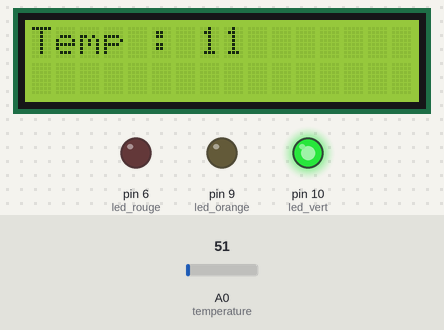
The sketch below on a simulated Arduino Uno, built with avr-gcc and run on an emulated ATmega328P. Shown: 16×2 character LCD, output pins drawn as LEDs (lit = HIGH). Inputs (shaded band) come from the test bench; at power-on: A0 (temperature) = 51. What the sketch prints to the serial monitor is not drawn.

Above: at 1.2 s.
1.3 s: A0 (temperature) set to 68
At 2.6 s:
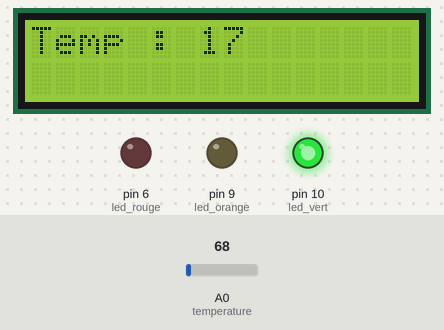
3.0 s: A0 (temperature) set to 84
At 4.2 s:
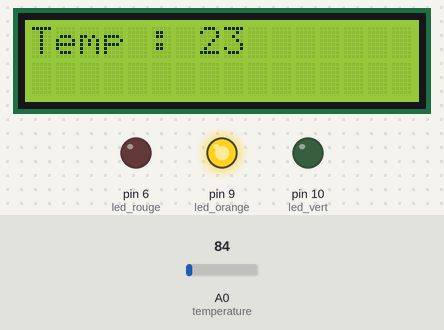
4.5 s: A0 (temperature) set to 15
At 5.7 s:
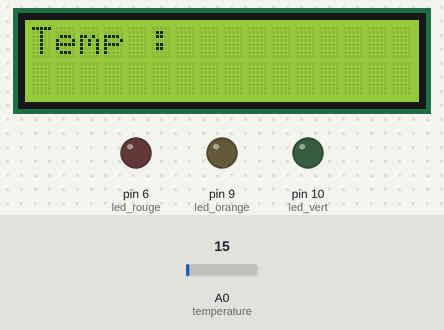
Timing chart, 0 to 7.5 s (numbered marks = the images above; inputs shaded):
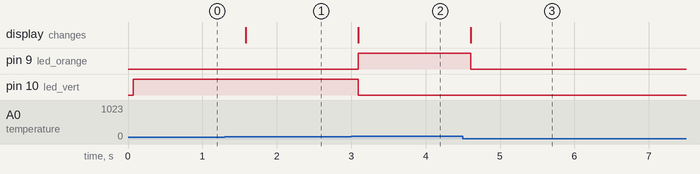

Measured:
- the behaviour switches between 76 and 77 on A0 (temperature) (found by bisection; images 1 and 2)
- after the input at 1.3 s, the display: changes after 0.28 s (image 1)
- after the input at 3.0 s, pin 9 (led_orange): LOW → HIGH after 0.09 s; pin 10 (led_vert): HIGH → LOW after 0.09 s; the display: changes after 0.09 s (image 2)
- after the input at 4.5 s, pin 9 (led_orange): HIGH → LOW after 0.10 s; the display: changes after 0.10 s (image 3)

The sketch:

TP3_EX3a.ino
```cpp
#include<LiquidCrystal.h>
#define led_vert 10
#define led_orange 9
#define led_rouge 6
#define temperature A0

LiquidCrystal lcd(12, 11, 5, 4, 3, 2);

int sensorValue = 0;

void setup() {
  Serial.begin(9600);

  pinMode(led_vert, OUTPUT);
  pinMode(led_orange, OUTPUT);
  pinMode(led_rouge, OUTPUT);

  pinMode(temperature, INPUT);

  lcd.begin(16, 2);
  lcd.clear();
}

void loop(){
  sensorValue = analogRead(temperature);
  sensorValue = map(sensorValue,20,358,0,125);
  Serial.println(sensorValue) ;

  lcd.clear();

  lcd.setCursor(0, 0);
  lcd.print("Temp :");
  resetETA();
  if(sensorValue >= 0 && sensorValue <= 20){
    digitalWrite(led_vert, HIGH);
    lcd.setCursor(7, 0);
    lcd.print(sensorValue);
  }
  if(sensorValue > 20 && sensorValue <= 60){
    digitalWrite(led_orange, HIGH);
    lcd.setCursor(7, 0);
    lcd.print(sensorValue);
  }
  if(sensorValue > 60 && sensorValue <= 125){
    digitalWrite(led_rouge, HIGH);
    lcd.setCursor(7, 0);
    lcd.print(sensorValue);
  }
  delay(500);
}

void resetETA(){
  digitalWrite(led_vert, LOW);
  digitalWrite(led_orange, LOW);
  digitalWrite(led_rouge, LOW);
}
```
